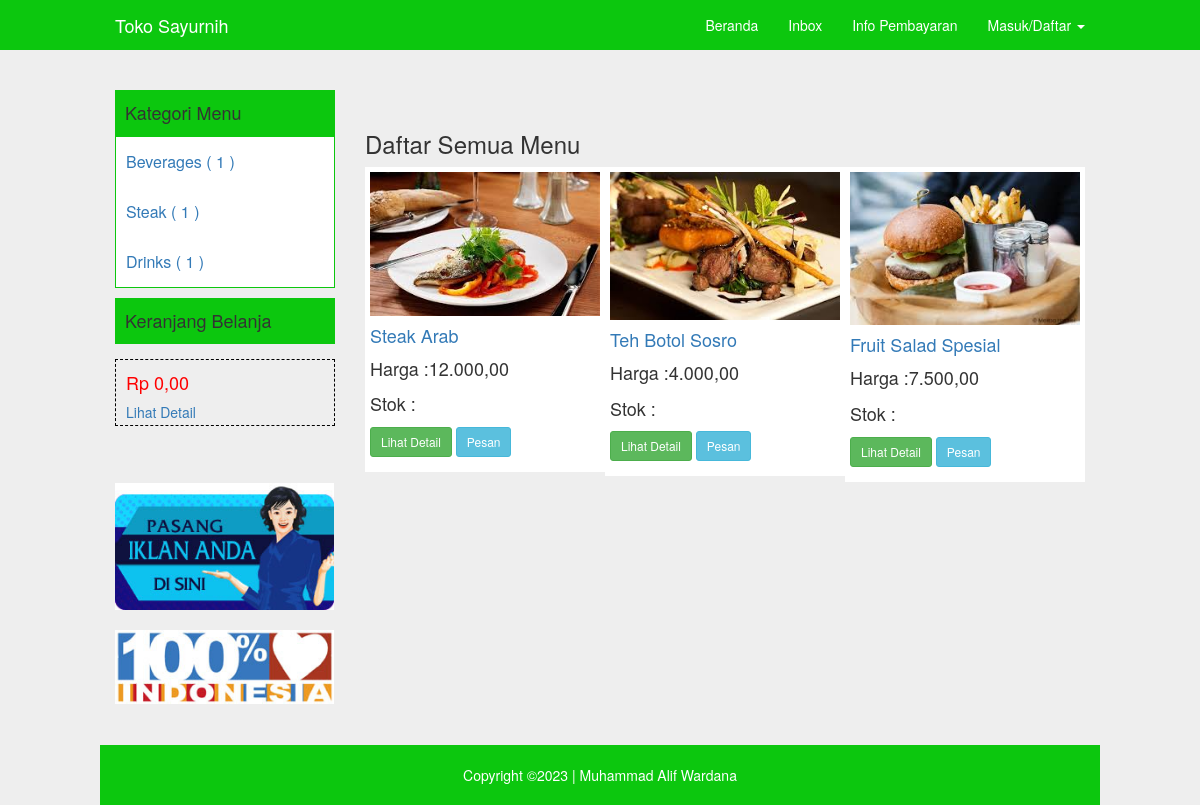
Page /menu.php on the committed database.
### tables this page shows
CREATE TABLE IF NOT EXISTS `kategori_produk` (
`id` int(3) NOT NULL,
  `nama` varchar(100) NOT NULL,
  `deskripsi` text NOT NULL
);

CREATE TABLE IF NOT EXISTS `produk` (
`id` int(4) NOT NULL,
  `nama` varchar(100) NOT NULL,
  `deskripsi` text NOT NULL,
  `gambar` varchar(200) NOT NULL,
  `harga` decimal(10,0) NOT NULL,
  `kategori_produk_id` int(11) NOT NULL
);

### inc/config.php (called while the page is built, shortened)
<?php
	$url = "http://localhost/tokosayurnih/";
?>

### menu.php (the view, shortened to what this page needs)
<?php
include "inc/config.php";
include "layout/header.php";
?>
<?php if (!empty($_GET['id'])) { ?>
	<?php
	extract($_GET);
	$k = mysqli_query($conn, "SELECT * FROM produk where id='$id'");
	$data = mysqli_fetch_array($k);
	?>
	<div class="col-md-9">
		<div class="row">
			<div class="col-md-12">
				<h3>Detail : <?php echo $data['nama'] ?></h3>
				<br />
				<div class="col-md-12 content-menu" style="margin-top:-20px;">
					<?php $kat = mysqli_fetch_array(mysqli_query($conn, "SELECT * FROM kategori_produk where id='$data[kategori_produk_id]'"));  ?>
					<small>Kategori :<a href="<?php echo $url; ?>menu.php?kategori=<?php echo $kat['id'] ?>"><?php echo $kat['nama'] ?></a></small>
					<a href="<?php echo $url; ?>menu.php?id=<?php echo $data['id'] ?>">
						<img src="<?php echo $url; ?>uploads/<?php echo $data['gambar'] ?>" width="100%">
					</a>
					<br><br>
					<p><?php echo $data['deskripsi'] ?></p>
					<p style="font-size:18px">Harga :<?php echo number_format($data['harga'], 2, ',', '.') ?></p>
					<p style="font-size:18px">Stok :<?php echo $data['stok'] ?></p>
					<p>
						<a href="<?php echo $url; ?>keranjang.php?act=beli&&produk_id=<?php echo $data['id'] ?>" class="btn btn-info" href="#" role="button">Pesan</a>
					</p>
				</div>
			</div>
		</div>
	</div>
<?php } else { ?>
	<div class="col-md-9">
		<div class="row">
			<div class="col-md-12">
				<hr>
				<h3>Daftar Semua Menu</h3>
				<?php
				$k = mysqli_query($conn, "SELECT * FROM produk");
				while ($data = mysqli_fetch_array($k)) {
				?>
					<div class="col-md-4 content-menu">
						<a href="<?php echo $url; ?>menu.php?id=<?php echo $data['id'] ?>">
							<img src="<?php echo $url; ?>uploads/<?php echo $data['gambar'] ?>" width="100%">
							<h4><?php echo $data['nama'] ?></h4>
						</a>
						<p style="font-size:18px">Harga :<?php echo number_format($data['harga'], 2, ',', '.') ?></p>
						<p style="font-size:18px">Stok :<?php echo $data['stok'] ?></p>
						<p>
							<a href="<?php echo $url; ?>menu.php?id=<?php echo $data['id'] ?>" class="btn btn-success btn-sm" href="#" role="button">Lihat Detail</a>
							<a href="<?php echo $url; ?>keranjang.php?act=beli&&produk_id=<?php echo $data['id'] ?>" class="btn btn-info btn-sm" href="#" role="button">Pesan</a>
						</p>
					</div>
				<?php } ?>
			</div>
		</div>
	</div>
<?php } ?>
<?php include "layout/footer.php"; ?>

### layout/header.php (shortened to what this page needs)
<!DOCTYPE html>
<html lang="en">
<head>
  <link href="<?php echo $url ?>assets/bootstrap/css/bootstrap.css" rel="stylesheet">
  <link href="<?php echo $url ?>assets/bootstrap/css/datetimepicker.css" rel="stylesheet">
  <link href="<?php echo $url ?>assets/css/navbar-fixed-top.css" rel="stylesheet">
  <link href="<?php echo $url ?>assets/css/full-slider.css" rel="stylesheet">
  <link href="<?php echo $url ?>assets/css/style.css" rel="stylesheet">
</head>
<body>
  <nav class="navbar navbar-default navbar-fixed-top navbar-blue">
    <div class="container">
      <div class="navbar-header">
        <a class="navbar-brand" href="#">Toko Sayurnih</a>
      </div>
      <div id="navbar" class="navbar-collapse collapse">
        <ul class="nav navbar-nav navbar-right">
          <li><a href="<?php echo $url ?>">Beranda</a></li>
          <li><a href="<?php echo $url ?>inbox.php">Inbox</a></li>
          <li><a href="<?php echo $url ?>info.php">Info Pembayaran</a></li>
          <?php if (!empty($_SESSION['iam_user'])) { ?>
            <?php
            $user = mysqli_fetch_object(mysqli_query($conn, "SELECT * FROM user where id='$_SESSION[iam_user]'"));
            ?>
            <li><a href="<?php echo $url ?>pembayaran.php">Pembayaran</a></li>
            <li><a href="<?php echo $url ?>riwayat.php">Riwayat</a></li>
            <li class="dropdown">
              <a href="#" class="dropdown-toggle" data-toggle="dropdown" role="button" aria-haspopup="true" aria-expanded="false">Hi <?php echo $user->nama; ?> <span class="caret"></span></a>
              <ul class="dropdown-menu">
                <li><a href="<?php echo $url ?>profile.php">Profil</a></li>
                <li><a href="<?php echo $url ?>logout.php">Keluar</a></li>
              </ul>
            </li>
          <?php } else { ?>
            <li class="dropdown">
              <a href="#" class="dropdown-toggle" data-toggle="dropdown" role="button" aria-haspopup="true" aria-expanded="false">Masuk/Daftar <span class="caret"></span></a>
            </li>
          <?php } ?>
        </ul>
      </div>
    </div>
  </nav>
  <div class="container" style="margin-top:20px;">
    <div class="row">
      <div class="col-md-3">
        <div style="background:#0cc70e; width:100%; height:auto; padding-top:3px;padding-bottom:3px; padding-left:10px;">
          <h4>Kategori Menu</h4>
        </div>
        <ul class="kategori">
          <?php
          $kategori = mysqli_query($conn, "SELECT * FROM kategori_produk");
          while ($data = mysqli_fetch_array($kategori)) {
          ?>
            <li><a href="<?php echo $url; ?>menu.php?kategori=<?php echo $data['id'] ?>"><?php echo $data['nama']; ?> (
                <?php
                $ck = mysqli_num_rows(mysqli_query($conn, "SELECT * FROM produk WHERE kategori_produk_id='$data[id]'"));
                if ($ck > 0) {
                  echo $ck;
                } else {
                  echo 0;
                } ?>
                )</a></li>
          <?php } ?>
        </ul>
        <div style="background:#0cc70e; width:100%; height:auto; padding-top:3px;padding-bottom:3px; padding-left:10px; 	margin-bottom:15px;">
          <h4>Keranjang Belanja</h4>
        </div>
        <div style=" width:100%; height:auto; padding-top:3px;padding-bottom:3px; padding-left:10px; 	margin-bottom:15px; border: 1px dashed #000;">
          <?php
          if (isset($_SESSION['cart'])) {
            $total = 0;
            $cart = unserialize($_SESSION['cart']);
            if ($cart == '') {
              $cart = [];
            }
            foreach ($cart as $id => $qty) {
              $product = mysqli_fetch_array(mysqli_query($conn, "select * from produk WHERE id='$id'"));
              if (isset($product)) {
                $t = $qty * $product['harga'];
                $total += $t;
              }
            }
            echo '<h4 style="color:#f00;">Rp ' . number_format($total, 2, ',', '.') . '</h4>';
          } else {
            echo '<h4 style="color:#f00;">Rp 0,00</h4>';
          }
          ?>
          <a href="<?php echo $url; ?>keranjang.php">Lihat Detail</a>
        </div>
        <div class="row col-md-12">
        </div>
        <div class="row col-md-12">
          <hr>
          <img src="<?php echo $url . 'img/contohiklan.jpg'; ?>" width="115%"><br><br>
          <img src="<?php echo $url . 'img/ilove_indonesia.jpg'; ?>" width="115%">
        </div>
      </div>

### assets/css/navbar-fixed-top.css (style rules this page uses)
body { padding-top: 70px; }

### assets/css/style.css (style rules this page uses)
@media (min-width: 768px) { .container { width: 750px; } }
@media (min-width: 992px) { .container { width: 970px; } }
@media (min-width: 1200px) { .container { width: 1000px; } }
.kategori li { list-style: none; margin-left: -40px; font-size: 16px; line-height: 30px; }
.content-menu { background-color: #fff; padding: 5px; }
* { transition: all 200ms ease-in-out; }
body { background-color: #eee; }
.navbar-blue { background-color: #0cc70e; border: none; color: #fff; }
.navbar-blue .navbar-brand { color: #fff; }
.navbar-blue .navbar-nav li > a { color: #fff; }
.kategori { border: 1px solid#0cc70e; background-color: #fff; }
.kategori li { padding: 10px; }

### rows in the picture
kategori_produk: nama "Beverages", ck "1"
kategori_produk: nama "Steak", ck "1"
kategori_produk: nama "Drinks", ck "1"
produk: gambar (picture), nama "Steak Arab", harga "12.000,00"
produk: gambar (picture), nama "Teh Botol Sosro", harga "4.000,00"
produk: gambar (picture), nama "Fruit Salad Spesial", harga "7.500,00"
